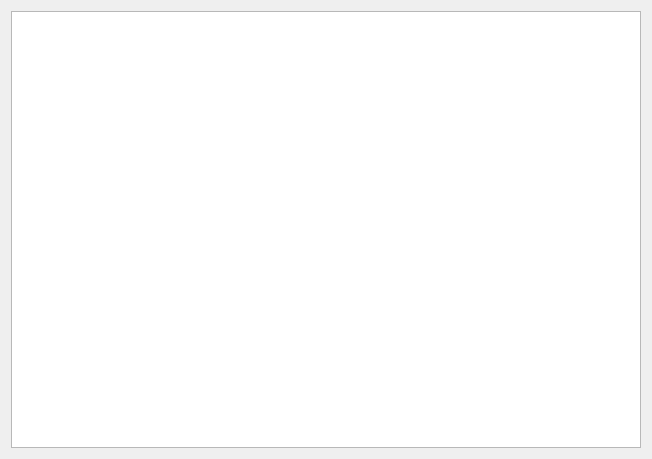
<?xml version="1.0" encoding="UTF-8"?>
<ui version="4.0">
 <class>LoggerWidget</class>
 <widget class="QWidget" name="LoggerWidget">
  <property name="geometry">
   <rect>
    <x>0</x>
    <y>0</y>
    <width>652</width>
    <height>459</height>
   </rect>
  </property>
  <property name="windowTitle">
   <string>N0 - Netw0rk Manager client</string>
  </property>
  <layout class="QGridLayout" name="gridLayout">
   <item row="0" column="0">
    <widget class="QTextBrowser" name="textBrowser"/>
   </item>
  </layout>
 </widget>
 <resources/>
 <connections/>
</ui>
